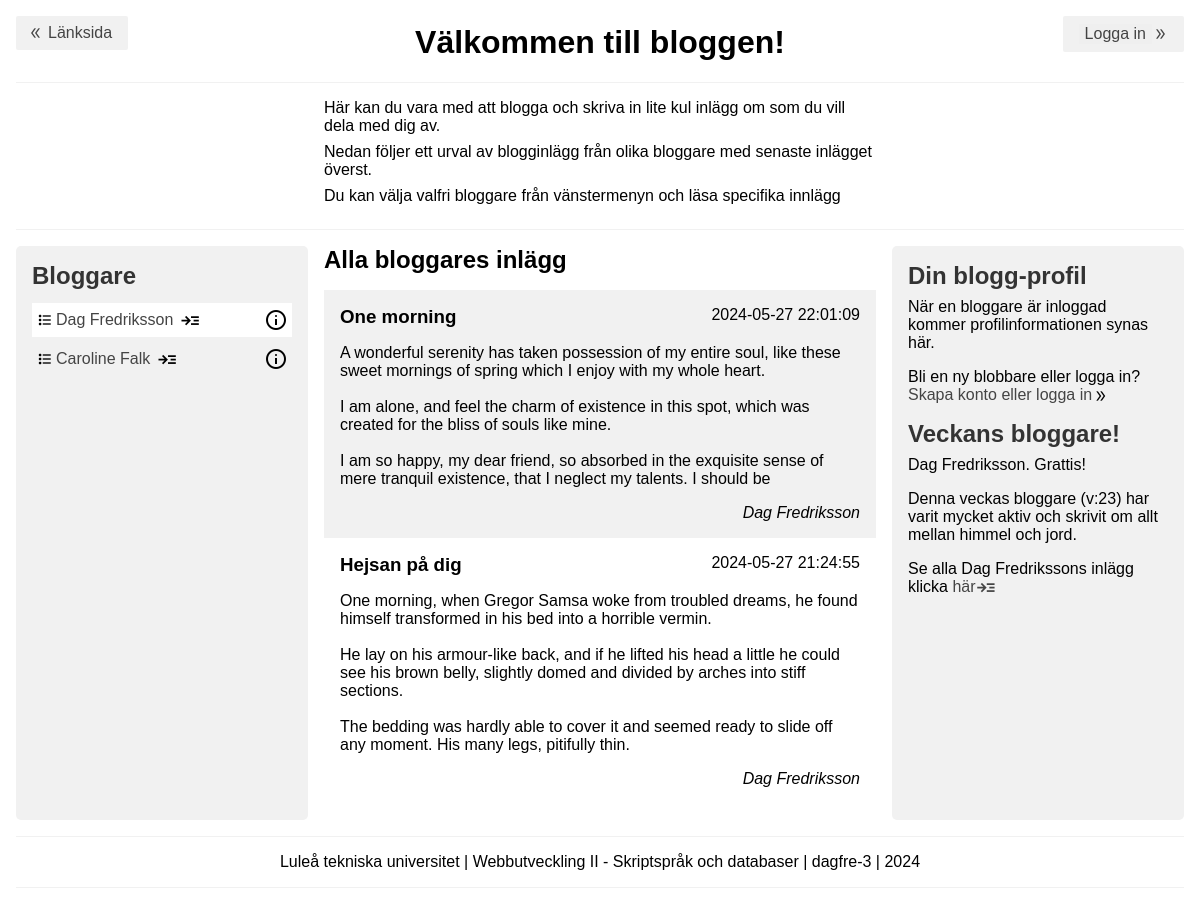
The app's page /labb-4a/index.php with its own data.
### tables this page shows
CREATE TABLE `user` (
  `id` int(11) NOT NULL,
  `username` varchar(255) NOT NULL,
  `password` varchar(255) NOT NULL,
  `title` varchar(255) DEFAULT NULL,
  `presentation` mediumtext DEFAULT NULL,
  `image` varchar(255) DEFAULT NULL,
  `created` datetime NOT NULL DEFAULT current_timestamp()
);

CREATE TABLE `post` (
  `id` int(11) NOT NULL,
  `title` varchar(255) NOT NULL,
  `content` longtext NOT NULL,
  `created` datetime NOT NULL DEFAULT current_timestamp(),
  `userId` int(11) NOT NULL
);

### labb-4a/admin/db.php (called while the page is built, shortened)
<?php
$connection = mysqli_connect(DB_SERVER, DB_USER, DB_PASS, DB_NAME);
function get_all_posts()
{
    global $connection;
    $sql ='SELECT post.*, (SELECT user.username FROM user WHERE user.id = post.userId) AS username FROM post ORDER BY created DESC';
    $statment = mysqli_prepare($connection, $sql);
    mysqli_stmt_execute($statment);
    $result = get_result($statment);
    return $result;
}
function get_result($statment)
{
    $rows = array();
    $result = mysqli_stmt_get_result($statment);
    if($result)
    {
        while ($row = mysqli_fetch_assoc($result))
        {
            $rows[] = $row;
        }
    }
    return $rows;
}
function get_users()
{
    global $connection;
    $sql = 'SELECT * FROM user';
    $statment = mysqli_prepare($connection, $sql);
    mysqli_stmt_execute($statment);
    $result = get_result($statment);
    return $result;
}

### labb-4a/layout/content.php (the view, shortened to what this page needs)
<ul class="striped-list post-list">
<?php
    if (isset($_GET['getUserPost'])) {
        if (isset($_GET['userId'])) {
            $userName = $_GET['getUserPost'];
            $userId = (int)$_GET['userId'];
            $bloggare = $userName . "s";
            echo ("
                <h2>Bloggare $bloggare inlägg</h2>
            ");
            $rows = get_posts($userId);
            if(!empty($rows)){
                foreach($rows as $thePosts) {
                    $title = $thePosts['title'];
                    $content = $thePosts['content'];
                    $created = $thePosts['created'];
                    echo ("
                        <li class='striped-list-item posts'>
                            <div class='row'>
                                <h3 class='title'>
                                    $title
                                </h3>
                                <time datetime='$created'>$created</time>
                            </div>
                    ");
                    echo nl2br("<p>$content</p>");
                    echo ("
                        <p class='blog-writer'>$userName</p>
                    </li>
                    ");
                }
            } else {
                echo ("
                    <li class='striped-list-item posts'>
                        <p>
                            $userName har inte skrivit några poster än :-)
                        </p>
                    </li>"
                );
            }
        }
    } else {
        echo ("
            <h2>Alla bloggares inlägg</h2>
        ");
        $rows = get_all_posts();
        if(!empty($rows)){
            foreach($rows as $thePosts) {
                $title = $thePosts['title'];
                $content = $thePosts['content'];
                $created = $thePosts['created'];
                $username = $thePosts['username'];
                echo ("
                    <li class='striped-list-item posts'>
                        <div class='row'>
                            <h3 class='title'>
                                $title
                            </h3>
                            <time datetime='$created'>$created</time>
                        </div>
                ");
                echo nl2br("<p>$content</p>");
                echo ("
                    <p class='blog-writer'>$username</p>
                </li>
                ");
            }
        }
    }
?>
</ul>

### labb-4a/index.php (shortened to what this page needs)
<?php
	require_once('admin/db.php');
?>
<!doctype html>
<html lang="sv">
	<head>
	<link rel="stylesheet" href="css/style.css">
	</head>
	<body>
		<header>
			<?php include_once 'layout/header.php'; ?>
		</header>
		<nav class="menu">
			<?php include_once 'layout/menu.php'; ?>
		</nav>
		<main>
			<?php include_once 'layout/content.php'; ?>
		</main>
		<aside class="info">
			<?php include_once 'layout/info.php'; ?>
		</aside>
		<footer>
			<?php include_once 'layout/footer.php'; ?>
		</footer>
	</body>
</html>

### labb-4a/layout/header.php (shortened to what this page needs)
<?php
	$loggedInStatus = "Logga ut";
	$loggedInStatusName = "logout";
	if($_SESSION['logedIn'] != true) {
		$loggedInStatus = "Logga in";
		$loggedInStatusName = "resetLogin";
	}
?>
<div class="course-nav-link-to-menu">
	<div class="button-link">
		<span class="material-symbols-outlined double-arrow">
		</span>
		<a href="../index.php">Länksida</a>
	</div>
</div>
<h1 class="heading">Välkommen <?php If($_SESSION['logedIn'] == true) { echo $_SESSION['userName']; } ?> till bloggen!</h1>
<div class="blogg-info-border">
	<div class="blogg-info">
		<?php
			if($_SESSION['logedIn'] != true) { ?>
			<P>Här kan du vara med att blogga och skriva in lite kul inlägg om som du vill dela med dig av.</p>
			<p>Nedan följer ett urval av blogginlägg från olika bloggare med senaste inlägget överst.</p>
			<p>Du kan välja valfri bloggare från vänstermenyn och läsa specifika innlägg</p>
		<?php } else {  ?>
			<P>Som inloggad har du möjlighet att skapa egna inlägg.</p>
			<p>Följ på länken administrera som du hittar till höger i informations delen.</p>
		<?php } ?>
	</div>
</div>
<form class="logout" action="admin/login/login.php" method="post">
	<div class="button-link">
		<input role="link" type="submit" value="<?=$loggedInStatus?>" name="<?=$loggedInStatusName?>">
		<span class="material-symbols-outlined double-arrow">
		</span>
	</div>
</form>

### labb-4a/layout/menu.php
<h2 class="secondary-heading">Bloggare</h2>
<ul class="striped-list">
<?php
    $rows = get_users();
    if (!empty($rows)) {
        foreach($rows as $user)
        {
            $name = $user['username'];
            $presentation = $user['presentation'];
            $userID = $user['id'];
            $print_presentation = "";
            if (!empty($presentation)) {
                $print_presentation = "
                        <span class='material-symbols-outlined info-icon'>
                            info
                        </span>
                        <div class='presentation-info'>
                            <h2>Pressentation</h2>
                            <p>Bloggare: $name</p>
                            $presentation
                        <div>";
            }
            echo ("<li class='striped-list-item'>
                        <span class='material-symbols-outlined list-bulleted'>
                            format_list_bulleted
                        </span>
                        <a href='index.php?getUserPost=$name&userId=$userID' class='menu-link'>$name</a>
                        <span class='material-symbols-outlined read-more'>
                            read_more
                        </span>
                        $print_presentation
                    </li>");
        }
    } else {
        echo "VISA EN BILD ";
    }
?>
</ul>

### labb-4a/layout/info.php (shortened to what this page needs)
<h2 class="secondary-heading">Din blogg-profil</h2>
<?php if ($_SESSION['logedIn'] != true) { ?>
    <p>När en bloggare är inloggad kommer profilinformationen synas här.</p>
    <p>Bli en ny blobbare eller logga in?
        <a class="info-link" href="admin/login/login.php">Skapa konto eller logga in</a>
        <span class="material-symbols-outlined double-arrow">
        </span>
    </p>
<?php } ?>
<h2 class="secondary-heading">Veckans bloggare!</h2>
<p>Dag Fredriksson. Grattis!</p>
<p>
    Denna veckas bloggare (v:23) har varit mycket aktiv
    och skrivit om allt mellan himmel och jord.
</p>
Se alla Dag Fredrikssons inlägg klicka
<a class="info-link" href="index.php?getUserPost=Dag%20Fredriksson&userId=32">här
<span class='material-symbols-outlined read-more'>
</span>
</a>

### labb-4a/layout/footer.php
<p>
    Luleå tekniska universitet | Webbutveckling II - Skriptspråk och databaser
    | dagfre-3 | 2024
</p>

### labb-4a/css/style.css (style rules this page uses)
body { display: flex; flex-wrap: wrap; box-sizing: border-box; padding: 0.5rem; font-family: Arial, Helvetica, sans-serif; }
body > * { padding: 1rem; }
header, nav, main, aside, footer { box-sizing: border-box; }
header, footer { flex: 1 1 100%; text-align: center; position: relative; padding: 1rem 0; }
footer { border-top: #f1f1f1 solid 1px; border-bottom: #f1f1f1 solid 1px; margin-top: 1rem; padding: 0; }
nav, aside { flex: 1 1 25%; }
main { flex: 1 1 50%; padding-top: 0; }
a { color: #444; }
.material-symbols-outlined { font-variation-settings: 'FILL' 0, 'wght' 400, 'GRAD' 0, 'opsz' 24; position: absolute; }
.list-bulleted { font-size: 1rem; margin-top: 1px; }
.read-more { font-size: 1.3rem; }
.info-icon { position: absolute; top: 5px; right: 4px; }
.double-arrow { font-size: 1rem; margin-top: 2px; }
.course-nav-link-to-menu, .nav-link-to-start-page { position: absolute; top: 0; }
.course-nav-link-to-menu .button-link, .nav-link-to-start-page .button-link { display: flex; }
.button-link a { text-decoration: none; font-size: 1rem; }
.course-nav-link-to-menu .double-arrow, .nav-link-to-start-page .double-arrow { position: static; transform: rotate(180deg); display: block; position: relative; top: -1px; left: -4px; }
.heading { margin-top: -.5rem; }
.button-link, .button-login, .button-admin, .button-upload { text-decoration: none; padding: 8px 16px; background-color: #f1f1f1; color: #444; border-radius: 2px; }
.blogg-info-border { border-top: #f1f1f1 solid 1px; border-bottom: #f1f1f1 solid 1px; }
.blogg-info { margin: 0 auto; max-width: 50%; padding: 1rem .5rem .5rem; margin-bottom: .5rem; }
.blogg-info p { text-align: left; padding: 0 1rem .5rem; margin: 0; }
.secondary-heading { color: #333; margin: 0; padding-bottom: .5rem; }
.secondary-heading + p { margin-top: 0; }
.menu, .info { background: #f1f1f1; border-radius: 5px; }
.striped-list { margin: 0; padding: 0; list-style-type: none; position: relative; }
.striped-list-item { position: relative; }
.striped-list-item { margin-top: .3rem; padding: .5rem .3rem 0; }
.striped-list-item:nth-child(odd) { background-color: #fff; }
.striped-list-item:nth-child(even) { background-color: #f1f1f1; }
.menu-link { display: inline-block; margin-bottom: .5rem; text-decoration: none; color: #444; font-size: 1rem; padding-left: 1.2rem; padding-right: .4rem; cursor: pointer; }
.menu-link:visited, .info-link { color: #444; }
.info-link { display: inline-block; cursor: pointer; text-decoration: none; }
.logout { position: absolute; top: 0; right: 0rem; }
.logout input, .login-form .button-login, .user-profile-form .button-admin { border: none; color: #444; font-size: 1rem; }
.logout .button-link { display: flex; }
.logout .button-link .double-arrow { position: static; }
.post-list h2 { margin: 0 0 1rem; }
.striped-list-item.posts { margin: 0; padding: 1rem; }
.posts .row { display: flex; justify-content: space-between; }
.posts h3 { margin: 0; padding: 0; }
.posts time { display: block; }
.posts .blog-writer { margin-bottom: 0; text-align: right; font-style: italic; }

### records on screen
user: username "Dag Fredriksson"
user: username "Caroline Falk"
post: title "One morning", created "2024-05-27 22:01:09", content "A wonderful serenity has taken possession of my entire soul, like these sweet mornings of spring which I enjoy with my whole heart. I am alone, and feel the charm of existence in this spot, which was created for the bliss of souls like mine. I am so happy, my dear friend, so absorbed in the exquisite sense of mere tranquil existence, that I neglect my talents. I should be", username "Dag Fredriksson"
post: title "Hejsan på dig", created "2024-05-27 21:24:55", content "One morning, when Gregor Samsa woke from troubled dreams, he found himself transformed in his bed into a horrible vermin. He lay on his armour-like back, and if he lifted his head a little he could see his brown belly, slightly domed and divided by arches into stiff sections. The bedding was hardly able to cover it and seemed ready to slide off any moment. His many legs, pitifully thin.", username "Dag Fredriksson"
